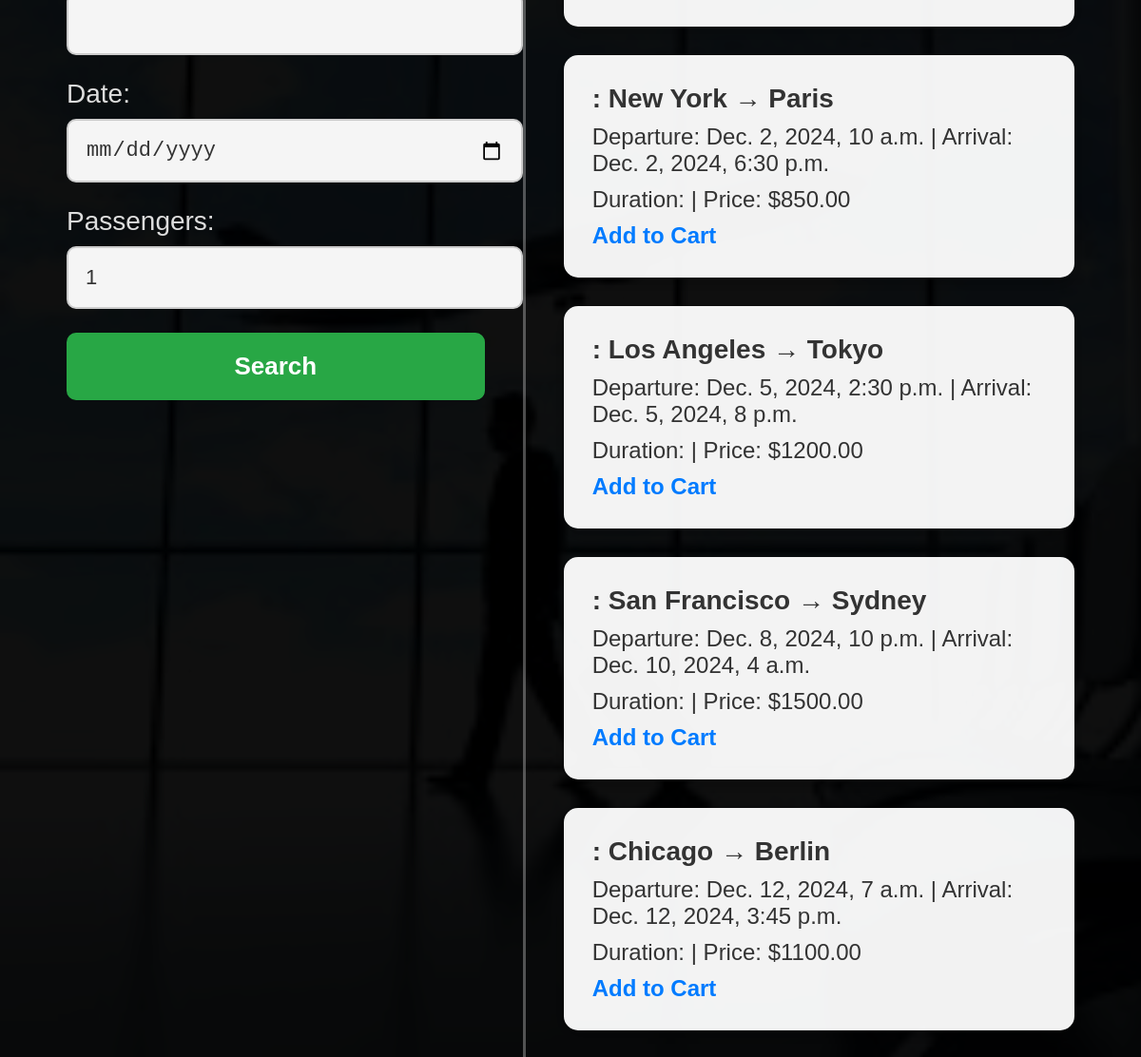
Screenshot of /airline/home/ (signed in) with the database file from the repository.
### airline/models.py (models this page shows, shortened)
class Flight(models.Model):
    flight_number = models.CharField(max_length=20)
    departure_city = models.CharField(max_length=100)
    arrival_city = models.CharField(max_length=100)
    departure_time = models.DateTimeField()
    arrival_time = models.DateTimeField()
    price = models.DecimalField(max_digits=10, decimal_places=2)
    status = models.CharField(max_length=20)

### airline/views.py (the view, shortened to what this page needs)
# urls.py: path('home/', views.home, name='home'),  # Home page (requires login)
@login_required
def home(request):
    flights = None
    default_flights = Flight.objects.all()[:5]  # Default flights when no search is performed
    if flights:
        flights = sort_prices_low_to_high(flights)
    else:
        flights = default_flights
    return render(request, 'airline/home.html', {'flights': flights, 'default_flights': default_flights})

### airline/templates/airline/home.html (shortened to what this page needs)
<!DOCTYPE html>
<html lang="en">
<head>
    {% load static %}
</head>
<body>
    <div class="container">
        <div class="search-section">
            <form method="POST">
                <input type="text" name="destination" id="destination" required>
                <label for="date">Date:</label>
                <input type="date" name="date" id="date" required>
                <label for="passengers">Passengers:</label>
                <input type="number" name="passengers" id="passengers" value="1" min="1">
                <button type="submit">Search</button>
            </form>
        </div>
        <div class="results-section">
            {% if flights %}
                <ul class="flight-list">
                    {% for flight in flights %}
                        <li>
                            <strong>{{ flight.flight_number }}: {{ flight.departure_city }} → {{ flight.arrival_city }}</strong>
                            <p>Departure: {{ flight.departure_time }} | Arrival: {{ flight.arrival_time }}</p>
                            <p>Duration: {{ flight.duration }} | Price: ${{ flight.price }}</p>
                            <a href="{% url 'add_to_cart' flight.id %}">Add to Cart</a>
                        </li>
                    {% endfor %}
                </ul>
            {% endif %}
        </div>
    </div>
</body>
</html>

### rows the page displays
Flight: departure_city "New York", arrival_city "Paris", departure_time "Dec. 2, 2024, 10 a.m.", arrival_time "Dec. 2, 2024, 6:30 p.m.", price "850.00"
Flight: departure_city "Los Angeles", arrival_city "Tokyo", departure_time "Dec. 5, 2024, 2:30 p.m.", arrival_time "Dec. 5, 2024, 8 p.m.", price "1200.00"
Flight: departure_city "San Francisco", arrival_city "Sydney", departure_time "Dec. 8, 2024, 10 p.m.", arrival_time "Dec. 10, 2024, 4 a.m.", price "1500.00"
Flight: departure_city "Chicago", arrival_city "Berlin", departure_time "Dec. 12, 2024, 7 a.m.", arrival_time "Dec. 12, 2024, 3:45 p.m.", price "1100.00"
